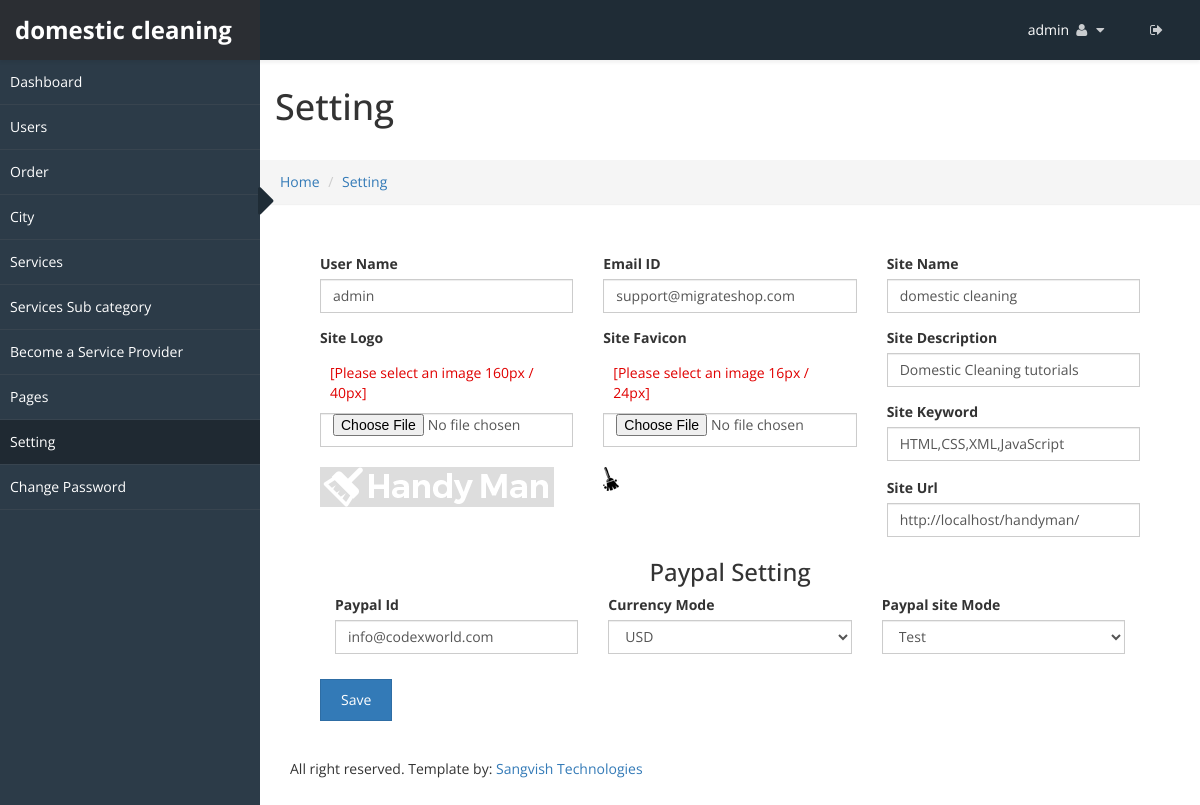
The app's page /admincp/setting.php (signed in) with its own data.
### tables this page shows
CREATE TABLE `sv_admin_login` (
  `admin_id` int(20) NOT NULL,
  `user_name` varchar(255) NOT NULL,
  `password` varchar(255) NOT NULL,
  `email_id` varchar(255) NOT NULL,
  `site_name` varchar(255) NOT NULL,
  `logo` varchar(255) NOT NULL,
  `favicon` varchar(255) NOT NULL,
  `site_desc` varchar(255) NOT NULL,
  `keyword` varchar(255) NOT NULL,
  `site_url` varchar(255) NOT NULL,
  `paypal_id` varchar(200) NOT NULL,
  `currency_mode` varchar(200) NOT NULL,
  `paypal_site_mode` varchar(200) NOT NULL
);

### admincp/setting.php (the view, shortened to what this page needs)
<!DOCTYPE html>
<html xmlns="http://www.w3.org/1999/xhtml">
<?php include("../connection.php"); ?>
<?php
	$res=mysqli_query($con, "select * from sv_admin_login");
	$row=mysqli_num_rows($res);
		if($row==0)
	 	{
			$admin_id="";
			$email_id="";
			$admin_name="";
			$site_name="";
			$logo="";
			$favicon="";
			$site_desc="";
			$keyword="";
			$site_url="";
			$paypal_id="";
			$cmode="";
			$smode="";
		}
		else
		{
			$fet=mysqli_fetch_array($res);
			$email_id=mysqli_real_escape_string($con, $fet['email_id']);
			$admin_name=mysqli_real_escape_string($con, $fet['user_name']);
			$paypal_id=mysqli_real_escape_string($con, $fet['paypal_id']);
			$cmode=mysqli_real_escape_string($con, $fet['currency_mode']);
			$smode=mysqli_real_escape_string($con, $fet['paypal_site_mode']);
		}
?>
<body>
    <div id="wrapper">
        <?php include("top_menu.php") ?>
        <?php include("side_menu.php") ?>
        <div id="page-wrapper" >
		  <div class="header">
                        <h1 class="page-header">
                            Setting
                        </h1>
						<ol class="breadcrumb">
					  <li><a href="#">Home</a></li>
					  <li><a href="#">Setting</a></li>
					</ol>
		</div>
            <div id="page-inner">
			    <div class="panel-body">
		<form class="" name="admin_s" id="admin_s" method="post" enctype="multipart/form-data" action="admin_setting_addcode.php">
				<div class="col-lg-4 col-md-4 col-sm-4">
					<div class="form-group">
						<label>User Name</label>
						<input type="text" id="admin_name" required="" class="form-control" name="admin_name" value="<?php echo $admin_name;?>">
					</div>
				</div>
				<div class="col-lg-4 col-md-4 col-sm-4">
					<div class="form-group">
						<label>Email ID</label>
						<input type="text" id="email_id" class="form-control" name="email_id" value="<?php echo $email_id;?>">
					</div>
				</div>
				<div class="col-lg-4 col-md-4 col-sm-4">
					<div class="form-group">
						<label>Site Name</label>
						<input type="text" id="site_name" class="form-control" name="site_name" value="<?php echo $site_name;?>">
					</div>
				</div>
				<div class="col-lg-4 col-md-4 col-sm-4">
					<div class="form-group">
						<label>Site Logo</label>
							<div class="err" style="padding:10px;" id="">[Please select an image 160px / 40px]</div>
							<input type="file" id="logo" class="form-control" name="logo" value="<?php echo $fet['logo'];?>">
						<?php
						if($logo=="") { ?>
						<a href="#"><img style="background: #ddd;margin-top:20px;" src="admin-logo/default-logo.png" alt="" ></a>
						<?php
							}
							else
							{
							?>
						<a href="admin-logo/<?php echo $logo;?>" target="blank"><img style="background: #ddd;margin-top:20px;" src="admin-logo/<?php echo $logo;?>" alt=""></a>
						<?php } ?>
					</div>
				</div>
				<div class="col-lg-4 col-md-4 col-sm-4">
					<div class="form-group">
						<label>Site  Favicon</label>
						<div style="padding:10px;" class="err"  id="">[Please select an image 16px / 24px]</div>
						<input type="file" id="favicon" class="form-control" name="favicon" value="<?php echo ""?>">
						<?php
						if($favicon=="") { 	?>
						<?php } else { ?>
					<a href="admin-logo/<?php echo $favicon;?>" target="blank"><img src="admin-logo/<?php echo $favicon;?>" alt=""  style="margin-top:20px;"></a>
					<?php
						}
					?>
					</div>
				</div>
				<div class="col-lg-4 col-md-4 col-sm-4">
					<div class="form-group">
						<label>Site  Description</label>
						<input type="text" id="site_desc" class="form-control" name="site_desc" value="<?php echo $site_desc?>">
					</div>
				</div>
				<div class="col-lg-4 col-md-4 col-sm-4">
					<div class="form-group">
						<label>Site Keyword</label>
						<input type="text" id="keyword" class="form-control" name="keyword" value="<?php echo $keyword;?>">
					</div>
				</div>
				<div class="col-lg-4 col-md-4 col-sm-4"></div>
								<div class="col-lg-4 col-md-4 col-sm-4"></div>
				<div class="col-lg-4 col-md-4 col-sm-4">
					<div class="form-group">
						<label>Site Url</label>
						<input type="text" id="site_url" class="form-control" name="site_url" value="<?php echo $site_url;?>">
					</div>
				</div>
				<div class="col-lg-12 col-md-12 col-sm-12">
					<h3 class="text-center">Paypal Setting</h3>
						<div class="col-lg-4 col-md-4 col-sm-4">
						<label>Paypal Id</label>
							<input type="text" id="paypal_id" class="form-control" name="paypal_id" value="<?php echo $paypal_id;?>">
						</div>
						<div class="col-lg-4 col-md-4 col-sm-4">
							<label>Currency Mode</label>
								<select id="cmode" name="cmode" class="form-control">
									<option value="USD" <?php { if($cmode=="USD") echo "selected='selected'"; }?>>USD</option>
								</select>
						</div>
						<div class="col-lg-4 col-md-4 col-sm-4">
							<label>Paypal site Mode</label>
								<select id="smode" name="smode" class="form-control">
									<option value="test" <?php { if($smode=="test") echo "selected='selected'"; }?>>Test</option>
								</select>
						</div>
				</div>
				<div class="col-lg-12" style="margin-top:25px;">
					<button type="button" class="btn btn-primary" onclick="javascript:admin_email()">Save</button>
				</div>
			</form>
			</div>
				 <?php include("footer.php") ?>
    </div>
	</div>
</body>
</html>

### admincp/top_menu.php (shortened to what this page needs)
<?php
 $res=mysqli_fetch_array(mysqli_query($con, "select * from sv_admin_login"));
	$site_name=mysqli_real_escape_string($con, $res['site_name']);
	$logo=mysqli_real_escape_string($con, $res['logo']);
	$favicon=mysqli_real_escape_string($con, $res['favicon']);
	$site_desc=mysqli_real_escape_string($con, $res['site_desc']);
	$keyword=mysqli_real_escape_string($con, $res['keyword']);
	$site_url=mysqli_real_escape_string($con, $res['site_url']);
?>
<head>
    <link href="css/bootstrap.css" rel="stylesheet" />
    <link href="css/font-awesome.css" rel="stylesheet" />
    <link href="css/custom-styles.css" rel="stylesheet" />
    <link href="js/dataTables/dataTables.bootstrap.css" rel="stylesheet" />
	    <link href="css/style.css" rel="stylesheet" />
    <link rel="stylesheet" href="js/Lightweight-Chart/cssCharts.css">
	    <link href="css/style.css" rel="stylesheet" />
		<link href="http://www.jqueryscript.net/css/jquerysctipttop.css" rel="stylesheet" type="text/css">
<link rel="stylesheet" type="text/css" href="css/livegraph.css" />
</head>
<?php include("../connection.php");
if(!isset($_SESSION['user_nam']))
	header("Location:index.php");
else
{
	$user_name=mysqli_real_escape_string($con, $_SESSION['user_nam']);
	$res=mysqli_fetch_array(mysqli_query($con, "select * from sv_admin_login where user_name='$user_name'"));
	$uname=mysqli_real_escape_string($con, $res['user_name']);
}
?>
<nav class="navbar navbar-default top-navbar" role="navigation">
            <div class="navbar-header">
                <a class="navbar-brand" href="<?php echo $site_url;?>"><strong><?php echo $site_name; ?></strong></a>
            </div>
            <ul class="nav navbar-top-links navbar-right">
                 <li class="dropdown">
                    <a class="dropdown-toggle" data-toggle="dropdown" href="#" aria-expanded="false">
					<span><?php echo $uname;?></span>
                        <i class="fa fa-user fa-fw"></i> <i class="fa fa-caret-down"></i>
                    </a>
                </li>
				 <li class="dropdown">
                    <a href="logout.php">
                        <i class="fa fa-sign-out" aria-hidden="true"></i>
                    </a>
                </li>
            </ul>
        </nav>

### admincp/css/custom-styles.css (style rules this page uses)
body { font-family: 'Open Sans', sans-serif; background: #fff; }
#wrapper { width: 100%; }
#page-wrapper { padding: 15px 15px; min-height: 600px; background: #fff; }
#page-inner { width:100%; margin:10px 20px 10px 0px; padding: 15px 30px; min-height:600px; }
.text-center { text-align:center; }
h1, .h1, h2, .h2, h3, .h3 { margin-top: 7px; }
body { overflow-x:hidden; }
.top-navbar { position: fixed; width: 100%; z-index: 300; -webkit-box-shadow: 0 3px 3px rgba(0, 0, 0, 0.05); -moz-box-shadow: 0 3px 3px rgba(0, 0, 0, 0.05); box-shadow: 0 3px 3px rgba(0, 0, 0, 0.05); }
#page-wrapper { position: relative; top: 55px; box-shadow: 0 0 10px #757575; -moz-box-shadow: 0 0 10px #757575; -webkit-box-shadow: 0 0 10px #757575; }
.breadcrumb { padding: 12px 10px 12px 20px; margin-bottom: 20px; list-style: none; border-radius: 0; -webkit-box-shadow: 0 1px 1px rgba(0,0,0,.05); box-shadow: 0 1px 1px rgba(0,0,0,.05); }
.page-header { padding-bottom: 9px; margin: 0; border-bottom: 1px solid transparent; text-align: left;background-color: #fff;padding: 32px 22px 32px 15px; }
.top-navbar { margin:0px; padding:0px 30px 0 0; }
.top-navbar .navbar-brand { color: #fff; width: 260px; text-align: left; height: 60px; font-size: 24px; font-weight: 700; line-height: 30px; background: #1F2C36; }
.top-navbar .nav > li { position: relative; display: inline-block; margin: 0px; padding: 0px; }
.top-navbar .nav > li > a { position: relative; display: block; padding: 20px; color: #FFFFFF; margin: 0px; }
.top-navbar { background: #1F2C36; border-bottom:none; }
.top-navbar .nav > li > a > i { margin-right: 2px; }
.navbar-default { border:0px solid black; }
.navbar-header { background: transparent; }
.nav > li > a > i { margin-right:10px; color: rgba(255, 255, 255, 0.76); }
@media (min-width:768px) { #page-wrapper { margin: 0 0 0 260px; padding: 0; min-height: 1200px; } }
@media (min-width:768px) { .navbar { border-radius: 0px; } }

### admincp/css/style.css (style rules this page uses)
.err { color:#e00000; }

### records on screen
sv_admin_login: site_name "domestic cleaning", user_name "admin", admin_name "admin", email_id "support@migrateshop.com", logo (picture), favicon (picture), site_desc "Domestic Cleaning tutorials", keyword "HTML,CSS,XML,JavaScript", site_url "http://localhost/handyman/", paypal_id "info@codexworld.com", cmode "USD", smode "Test"
